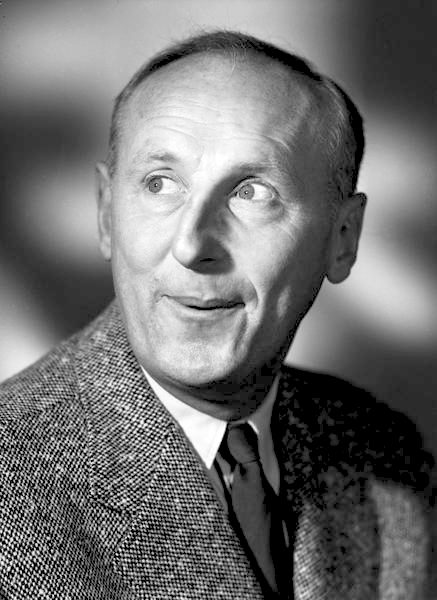
#> input picture img/epoque/bourvil.jpg, 437 x 600 px, found by its file name
$ python preparer_portraits_qui_se_cache.py
#> lines starting #> are read from the running program, lines starting #| are printed output that depends on the picture
"""Prépare les portraits du jeu « Qui se cache ? » (dossier img/qui-se-cache/).

Chaque portrait est un recadrage au format 3:4 (360 × 480 px) d'une photo libre déjà présente
dans le projet et créditée dans CREDITS-PHOTOS.md (dossiers img/quiz/ et img/epoque/).
Relancer ce script régénère les fichiers à l'identique.

Paramètres par portrait : dossier source, centre horizontal (fraction de la largeur),
haut du cadre (fraction de la hauteur), largeur du cadre (fraction de la largeur, réduite si
la hauteur ne suffit pas).
"""
from pathlib import Path
from PIL import Image

RACINE = Path(__file__).resolve().parent.parent
SORTIE = RACINE / "img" / "qui-se-cache"
TAILLE = (360, 480)

PORTRAITS = {
    # Cinéma
    "bourvil": ("quiz", 0.5, 0.0, 1.0),
    "brigitte-bardot": ("quiz", 0.5, 0.0, 1.0),
    "louis-de-funes": ("quiz", 0.6, 0.0, 1.0),
    "jean-gabin": ("quiz", 0.5, 0.0, 1.0),
    "jean-reno": ("quiz", 0.5, 0.0, 1.0),
    "sophie-marceau": ("quiz", 0.55, 0.03, 0.8),
    "omar-sy": ("epoque", 0.5, 0.0, 1.0),
    "audrey-tautou": ("epoque", 0.5, 0.0, 1.0),
    # Chanson
    "charles-aznavour": ("quiz", 0.5, 0.02, 0.72),
    "johnny-hallyday": ("quiz", 0.5, 0.0, 1.0),
    "edith-piaf": ("quiz", 0.5, 0.0, 1.0),
    "dalida": ("quiz", 0.47, 0.0, 0.66),
    "nana-mouskouri": ("quiz", 0.5, 0.0, 1.0),
    "maurice-chevalier": ("quiz", 0.5, 0.0, 1.0),
    "georges-brassens": ("quiz", 0.56, 0.0, 1.0),
    "sylvie-vartan": ("quiz", 0.5, 0.0, 1.0),
    # Sport
    "zinedine-zidane": ("quiz", 0.5, 0.0, 1.0),
    "yannick-noah": ("quiz", 0.56, 0.0, 1.0),
    "suzanne-lenglen": ("quiz", 0.5, 0.0, 1.0),
    "teddy-riner": ("quiz", 0.5, 0.0, 1.0),
    "marie-jose-perec": ("quiz", 0.58, 0.0, 0.8),
    "raymond-poulidor": ("quiz", 0.5, 0.0, 1.0),
    "jeannie-longo": ("quiz", 0.46, 0.08, 0.55),
    "laurent-fignon": ("quiz", 0.47, 0.1, 0.7),
}


def recadrer(nom, dossier, cx, haut, largeur):
#> called with nom = 'bourvil', dossier = 'quiz', cx = 0.5, haut = 0, largeur = 1
    image = Image.open(RACINE / "img" / dossier / (nom + ".jpg")).convert("RGB")
#> image is the input picture: PIL image 437x600 RGB; min 0, max 255, mean 112.1
    w, h = image.size
#> w = 437; h = 600
    cw = w * largeur
#> cw = 437
    ch = cw * 4 / 3
#> ch = 582.7
    if ch > h * (1 - haut):
        ch = h * (1 - haut)
        cw = ch * 3 / 4
    x0 = min(max(0, cx * w - cw / 2), w - cw)
#> x0 = 0
    y0 = haut * h
#> y0 = 0
    boite = tuple(round(v) for v in (x0, y0, x0 + cw, y0 + ch))
#> boite = (0, 0, 437, 583)
    portrait = image.crop(boite).resize(TAILLE, Image.LANCZOS)
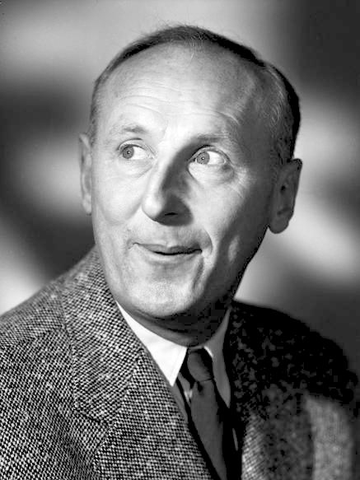
#> portrait: PIL image 360x480 RGB; min 0, max 255, mean 112.9
    portrait.save(SORTIE / (nom + ".jpg"), quality=86, optimize=True, progressive=True)
    return boite


def main():
    SORTIE.mkdir(parents=True, exist_ok=True)
    for nom, (dossier, cx, haut, largeur) in PORTRAITS.items():
        boite = recadrer(nom, dossier, cx, haut, largeur)
#> boite = (0, 0, 437, 583)
        print(f"{nom:20} {dossier:6} {boite}")
#| bourvil              quiz   (0, 0, 437, 583)
#> pass 3 of the loop in main, `for nom, (dossier, cx, haut, largeur) in PORTRAITS.items():`:
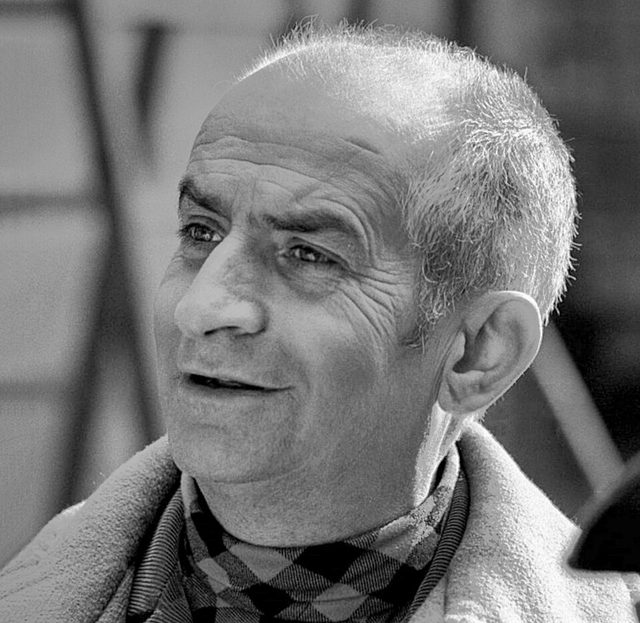
#> input picture img/epoque/louis-de-funes.jpg, 640 x 623 px, found by its file name
#> in recadrer, image is the input picture: PIL image 640x623 RGB; min 0, max 255, mean 118.5
#> in recadrer (call 3), `portrait = image.crop(boite).resize(TAILLE, Image.LANCZOS)`:
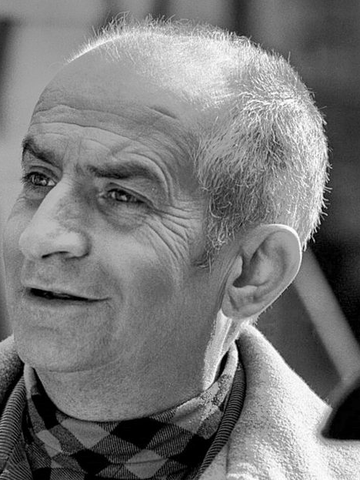
#> portrait: PIL image 360x480 RGB; min 0, max 255, mean 121
#| louis-de-funes       quiz   (150, 0, 618, 623)
#> the loop made 5 passes; the first 3 are shown
    print(f"{len(PORTRAITS)} portraits dans {SORTIE}")


if __name__ == "__main__":
#> (the run stopped early here; a loop or call above may not have finished)
